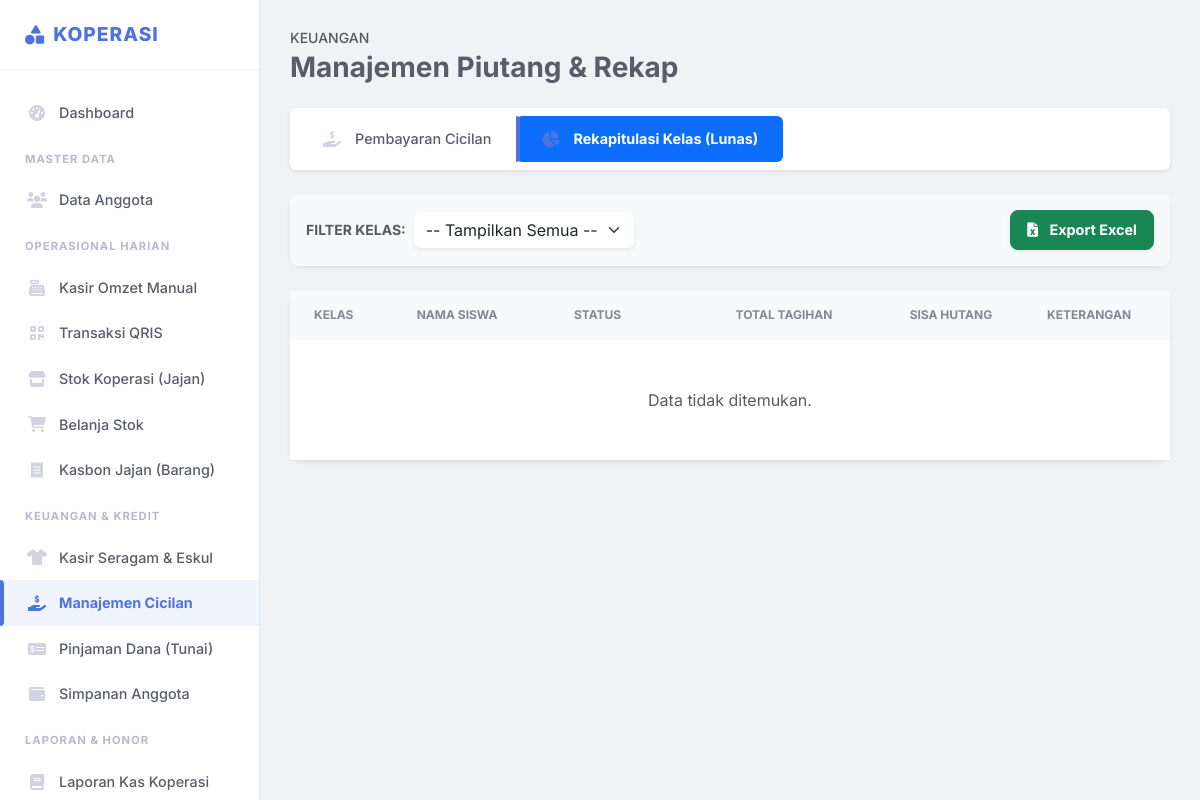
/kas/manajemen_cicilan?tab=rekap (signed in), run on an earlier commit of the app's database.
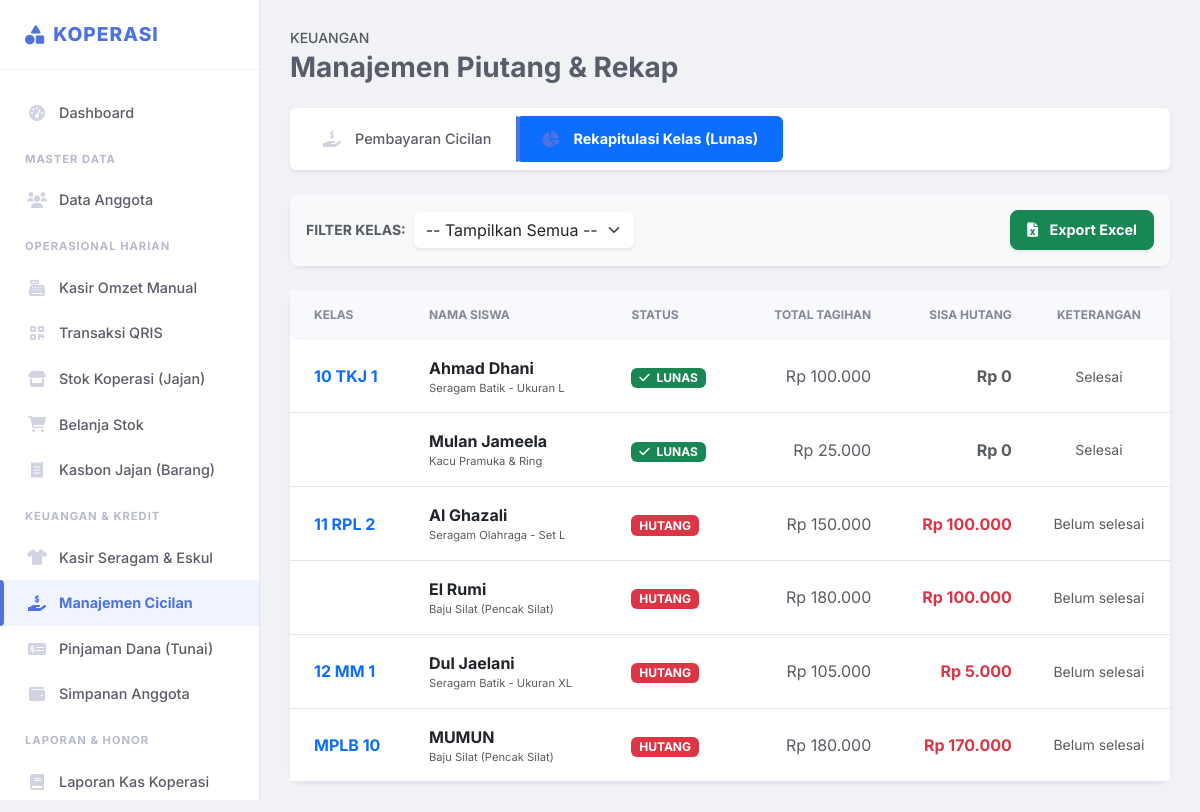
And on a later commit of the database.
### tables this page shows
CREATE TABLE `cicilan` (
  `id` int(11) NOT NULL,
  `nama_siswa` varchar(100) NOT NULL,
  `kelas` varchar(50) NOT NULL,
  `kategori_barang` varchar(50) NOT NULL,
  `nama_barang` varchar(255) NOT NULL,
  `total_tagihan` decimal(15,2) NOT NULL,
  `terbayar` decimal(15,2) NOT NULL DEFAULT 0.00,
  `sisa` decimal(15,2) NOT NULL,
  `status` enum('lunas','belum') DEFAULT 'belum',
  `catatan` text DEFAULT NULL,
  `created_at` timestamp NOT NULL DEFAULT current_timestamp(),
  `updated_at` timestamp NOT NULL DEFAULT current_timestamp() ON UPDATE current_timestamp()
);

### config/functions.php (called while the page is built, shortened)
<?php
function formatRp($angka){
    return "Rp " . number_format($angka, 0, ',', '.');
}
?>

### pages/kas/manajemen_cicilan.php (the view, shortened to what the rows shown need)
<?php
$tab = isset($_GET['tab']) ? $_GET['tab'] : 'tagihan';
?>
<div class="d-flex justify-content-between align-items-center mb-4">
    <div>
        <h2 class="h3 fw-bold mb-0">Manajemen Piutang & Rekap</h2>
    </div>
</div>
<?php if($tab == 'tagihan'):
    $sql_tagihan = "SELECT * FROM cicilan WHERE status = 'belum' ORDER BY created_at DESC";
    $data_tagihan = $pdo->query($sql_tagihan)->fetchAll();
?>
    <div class="card border-0 shadow-sm">
        <div class="card-header bg-white py-3 border-bottom d-flex justify-content-between align-items-center">
            <h6 class="mb-0 fw-bold text-danger"><i class="fas fa-file-invoice-dollar me-2"></i> Daftar Tagihan Aktif</h6>
            <small class="text-muted">Fokus penagihan siswa yang belum lunas</small>
        </div>
        <div class="table-responsive">
            <table class="table table-hover align-middle mb-0">
                <thead class="bg-light">
                    <tr>
                        <th class="ps-4">Siswa & Kelas</th>
                        <th>Barang / Paket</th>
                        <th>Total</th>
                        <th>Terbayar</th>
                        <th class="text-danger fw-bold">Sisa</th>
                        <th class="text-center pe-4">Aksi</th>
                    </tr>
                </thead>
                <tbody>
                    <?php if(empty($data_tagihan)): ?>
                        <tr><td colspan="6" class="text-center py-5 text-muted">Hore! Tidak ada tagihan aktif (Semua Lunas).</td></tr>
                    <?php endif;
                    foreach($data_tagihan as $row): ?>
                    <tr>
                        <td class="ps-4">
                            <span class="fw-bold text-dark d-block"><?= htmlspecialchars($row['nama_siswa']) ?></span>
                            <span class="badge bg-light text-secondary border"><?= htmlspecialchars($row['kelas']) ?></span>
                        </td>
                        <td>
                            <span class="d-block text-dark"><?= htmlspecialchars($row['nama_barang']) ?></span>
                            <small class="text-muted text-uppercase" style="font-size: 0.7rem;"><?= $row['kategori_barang'] ?></small>
                        </td>
                        <td><?= formatRp($row['total_tagihan']) ?></td>
                        <td class="text-success"><?= formatRp($row['terbayar']) ?></td>
                        <td class="fw-bold text-danger fs-6"><?= formatRp($row['sisa']) ?></td>
                        <td class="text-center pe-4">
                            <button class="btn btn-sm btn-primary shadow-sm rounded-pill px-3 fw-bold" data-bs-toggle="modal" data-bs-target="#modalBayar<?= $row['id'] ?>">
                                Bayar
                            </button>
                            <a href="pages/cetak_struk.php?id=<?= $row['id'] ?>" target="_blank" class="btn btn-sm btn-light border rounded-pill px-2 ms-1" title="Cetak Kartu Hutang">
                                <i class="fas fa-print"></i>
                            </a>
                            <div class="modal fade" id="modalBayar<?= $row['id'] ?>" tabindex="-1">
                                <div class="modal-dialog modal-sm modal-dialog-centered">
                                    <div class="modal-content border-0 shadow-lg rounded-4">
                                        <form method="POST">
                                            <div class="modal-header bg-primary text-white border-0 rounded-top-4">
                                                <h6 class="modal-title fw-bold">Input Pembayaran</h6>
                                                <button type="button" class="btn-close btn-close-white" data-bs-dismiss="modal"></button>
                                            </div>
                                            <div class="modal-body p-4 text-start">
                                                <input type="hidden" name="id_cicilan" value="<?= $row['id'] ?>">
                                                <input type="hidden" name="sisa_tagihan" value="<?= $row['sisa'] ?>">
                                                <input type="hidden" name="nama_barang_hidden" value="<?= $row['nama_barang'] ?>">
                                                <input type="hidden" name="nama_siswa_hidden" value="<?= $row['nama_siswa'] ?>">
                                                <input type="hidden" name="kelas_hidden" value="<?= $row['kelas'] ?>">
                                                <input type="hidden" name="kategori_hidden" value="<?= $row['kategori_barang'] ?>">
                                                <div class="text-center mb-3">
                                                    <small class="text-muted d-block">Sisa Tagihan</small>
                                                    <h3 class="fw-bold text-danger"><?= formatRp($row['sisa']) ?></h3>
                                                    <div class="small text-dark mt-1"><?= htmlspecialchars($row['nama_siswa']) ?></div>
                                                </div>
                                                <div class="mb-3">
                                                    <label class="small fw-bold text-muted">Nominal Bayar</label>
                                                    <input type="number" name="jumlah_bayar" class="form-control fw-bold border-success text-center" required min="1000" max="<?= $row['sisa'] ?>">
                                                </div>
                                                <div class="mb-3">
                                                    <label class="small fw-bold text-muted">Catatan</label>
                                                    <input type="text" name="keterangan" class="form-control bg-light" placeholder="Cicilan ke-...">
                                                </div>
                                                <button type="submit" name="bayar_cicilan" class="btn btn-primary w-100 fw-bold py-2 rounded-pill">SIMPAN</button>
                                            </div>
                                        </form>
                                    </div>
                                </div>
                            </div>
                        </td>
                    </tr>
                    <?php endforeach; ?>
                </tbody>
            </table>
        </div>
    </div>
<?php elseif($tab == 'rekap'):
    $sql_rekap = "SELECT * FROM cicilan WHERE 1=1";
    $sql_rekap .= " ORDER BY kelas ASC, nama_siswa ASC";
    $data_rekap = $pdo->query($sql_rekap)->fetchAll();
?>
    <div class="card border-0 shadow-sm">
        <div class="table-responsive">
            <table class="table table-hover align-middle mb-0 table-sm">
                <thead class="bg-dark text-white">
                    <tr>
                        <th class="ps-4 py-3">Kelas</th>
                        <th class="py-3">Nama Siswa</th>
                        <th class="py-3">Status</th>
                        <th class="py-3 text-end">Total Tagihan</th>
                        <th class="py-3 text-end">Sisa Hutang</th>
                        <th class="py-3 text-center pe-3">Keterangan</th>
                    </tr>
                </thead>
                <tbody>
                    <?php endif;
                    $curr_kelas = '';
                    foreach($data_rekap as $row):
                        $show_kelas = ($curr_kelas != $row['kelas']);
                        if($show_kelas) $curr_kelas = $row['kelas'];
                    ?>
                    <tr class="<?= $row['status']=='lunas' ? 'bg-success bg-opacity-10' : '' ?>">
                        <td class="ps-4 fw-bold text-primary">
                            <?= $show_kelas ? $row['kelas'] : '' ?>
                        </td>
                        <td>
                            <span class="fw-bold text-dark"><?= htmlspecialchars($row['nama_siswa']) ?></span>
                            <small class="d-block text-muted" style="font-size:0.7rem;"><?= $row['nama_barang'] ?></small>
                        </td>
                        <td>
                            <?php if($row['status'] == 'lunas'): ?>
                                <span class="badge bg-success"><i class="fas fa-check me-1"></i> LUNAS</span>
                            <?php else: ?>
                                <span class="badge bg-danger">HUTANG</span>
                            <?php endif; ?>
                        </td>
                        <td class="text-end"><?= formatRp($row['total_tagihan']) ?></td>
                        <td class="text-end fw-bold <?= $row['sisa']>0 ? 'text-danger' : 'text-muted' ?>">
                            <?= formatRp($row['sisa']) ?>
                        </td>
                        <td class="text-center pe-3 small text-muted">
                            <?= $row['status']=='lunas' ? 'Selesai' : 'Belum selesai' ?>
                        </td>
                    </tr>
                    <?php endforeach; ?>
                </tbody>
            </table>
        </div>
    </div>
<?php endif; ?>

What changed in the data, as far as the page shows it:
added cicilan: kelas "10 TKJ 1", nama_siswa "Ahmad Dhani", nama_barang "Seragam Batik - Ukuran L", status "lunas" (drawn), total_tagihan "Rp 100.000", sisa "Rp 0"
added cicilan: nama_siswa "Mulan Jameela", nama_barang "Kacu Pramuka & Ring", status "lunas" (drawn), total_tagihan "Rp 25.000", sisa "Rp 0"
added cicilan: kelas "11 RPL 2", nama_siswa "Al Ghazali", nama_barang "Seragam Olahraga - Set L", status "HUTANG", total_tagihan "Rp 150.000", sisa "Rp 100.000"
added cicilan: nama_siswa "El Rumi", nama_barang "Baju Silat (Pencak Silat)", status "HUTANG", total_tagihan "Rp 180.000", sisa "Rp 100.000"
added cicilan: kelas "12 MM 1", nama_siswa "Dul Jaelani", nama_barang "Seragam Batik - Ukuran XL", status "HUTANG", total_tagihan "Rp 105.000", sisa "Rp 5.000"
added cicilan: kelas "MPLB 10", nama_siswa "MUMUN", nama_barang "Baju Silat (Pencak Silat)", status "HUTANG", total_tagihan "Rp 180.000", sisa "Rp 170.000"
Also different on the page:
text no longer shown: "Data tidak ditemukan."
